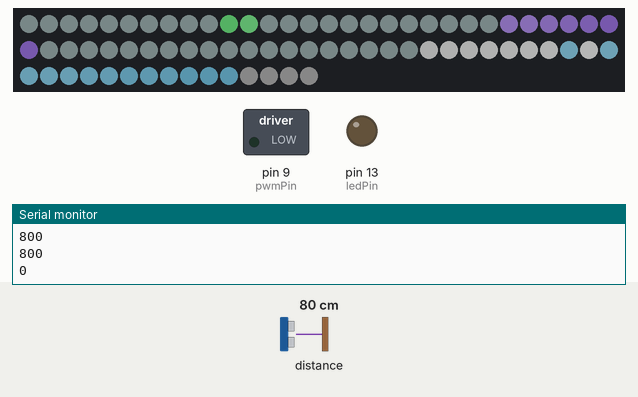
Recording of a sketch running on a simulated Arduino Uno, built with avr-gcc and run on an emulated ATmega328P. On the bench: 75 RGB LEDs in strip order, left to right, continuing on the next row, switched loads named in the sketch (green lamp = pin HIGH), output pins drawn as LEDs (lit = HIGH), the last lines printed to the serial monitor. The test bench sets the inputs (shaded band); at power-on: distance to the obstacle 80 cm. Dim RGB values are drawn brighter than linear.

Above: at 1.2 s.
1.3 s: distance to the obstacle set to 18 cm
At 1.59 s:
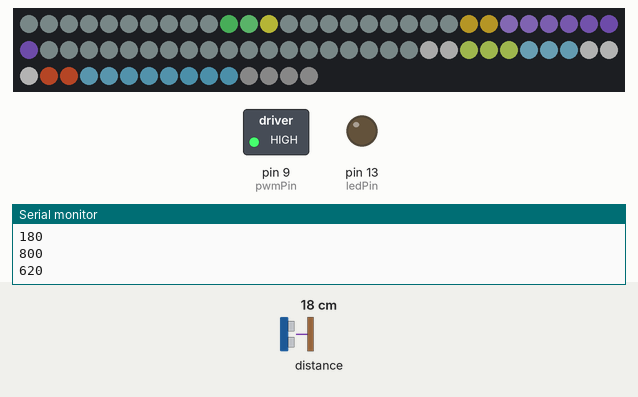
3.6 s: distance to the obstacle set to 13 cm
At 3.74 s:
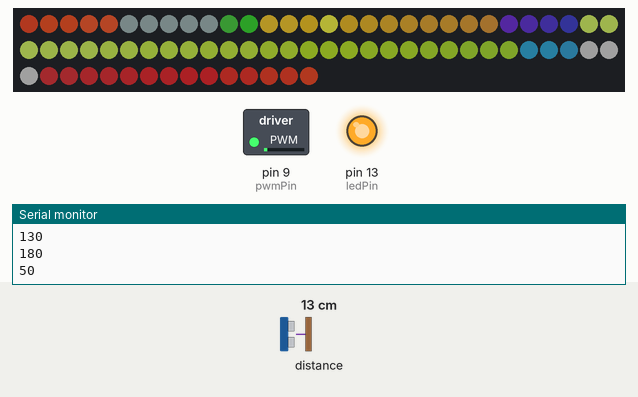
5.8 s: distance to the obstacle set to 250 cm
At 6.13 s:
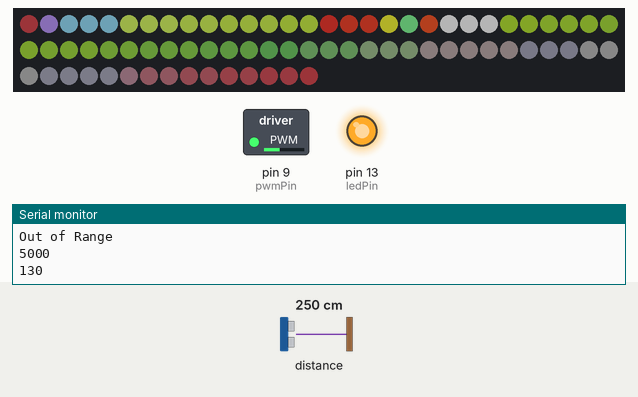
8.2 s: distance to the obstacle set to 205 cm
10.8 s: distance to the obstacle set to 195 cm
At 11.14 s:
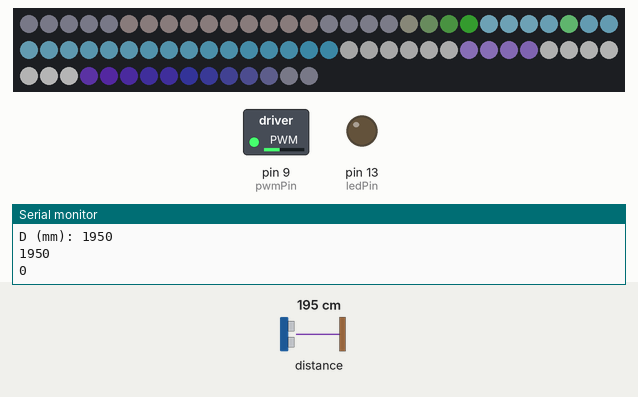
13.4 s: distance to the obstacle set to 2 cm
At 13.53 s:
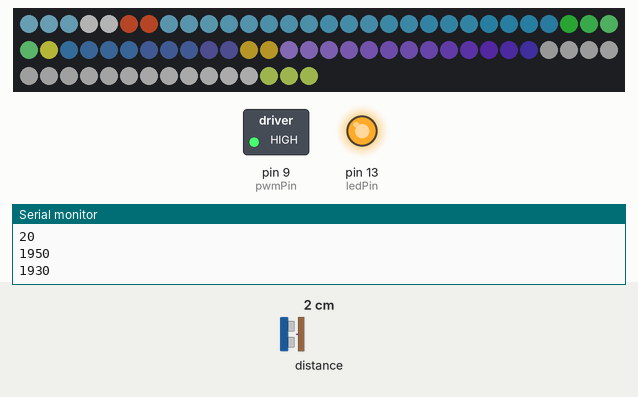
Timing chart, 0 to 16.4 s (numbered marks = the images above; inputs shaded):
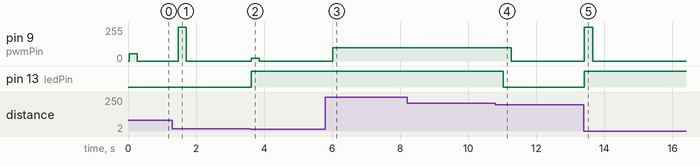

Measured:
- the behaviour switches between 16 and 15 cm on distance to the obstacle (found by bisection; images 1 and 2)
- the behaviour switches between 201 and 200 cm on distance to the obstacle (found by bisection; images 3 and 4)
- after the input at 1.3 s, pin 9 (pwmPin): 0/255 → 255/255 after 0.17 s, → 0/255 0.24 s later; the LEDs: change after 0.18 s (image 1)
- after the input at 3.6 s, pin 9 (pwmPin): 0/255 → 20/255 at once, → 0/255 0.24 s later; pin 13 (ledPin): LOW → HIGH at once
- after the input at 5.8 s, pin 9 (pwmPin): 0/255 → 99/255 after 0.21 s; the LEDs: change after 0.22 s (image 3)
- after the input at 10.8 s, pin 9 (pwmPin): 99/255 → 0/255 after 0.46 s; pin 13 (ledPin): HIGH → LOW after 0.22 s
- after the input at 13.4 s, pin 9 (pwmPin): 0/255 → 255/255 at once, → 0/255 0.24 s later; pin 13 (ledPin): LOW → HIGH at once; the LEDs: change at once (image 5)

The sketch:

pwm.ino
```cpp
/*
 * (C) 2024, juergen@fabmail.org, All right reserved, Distribute under GPLv2 or ask.
 *
 * 2024-06-10, v0.2, jw - initial draft
 *
 * This code is for an Arduino Nano board.
 *   Tools -> Board:    "Arduino Nano"
 *   Tools -> Processor "ATmega328p (old Bootloader)"  -> Overriding Baud Rate: 57600
 *   Tools -> Port:     "/dev/ttyUSB0"
 *
 *
 * D9   - IRLZ43N Gate Pin 1 (left)
 * GND  - IRLZ43N Source Pin 3 (right)
 * VIN  - +5V Power supply  ------------- Motor+
 *        IRLZ43N Drain Pin 2 (center) -- Motor-
 * GND  - VL53LXX-V2  GND
 * +5V  - VL53LXX-V2  VIN
 * A5   - VL53LXX-V2  SCL
 * A4   - VL53LXX-V2  SDA
 * D6   - WS2812B data_in
 *
 * Arduino-IDE -> Sketch -> Include Library -> Manage Libraries -> Adafruit VL53L0X
 * https://polluxlabs.net/arduino-tutorials/entfernungen-messen-mit-dem-vl53l0x-sensor-und-dem-arduino-uno/
 */

#include <Wire.h>
#include <Adafruit_VL53L0X.h>
#include <Adafruit_NeoPixel.h>


// Create an object of the VL53L0X sensor
Adafruit_VL53L0X lox = Adafruit_VL53L0X();

#define LONG_RANGE
// #define HIGH_SPEED
// #define HIGH_ACCURACY

// Constants
const int pwmPin = 9; // Pin 9 is connected to Timer1
const int ledPin = 13;  // Pin 13 has an onboard LED on most Arduino boards

#define WS2812_PIN 6

#define N_FLAMES 4              // number of flames
#define N_ADV_PER_STEP 3        // number of advancements per loop
#define NUM_PIXELS (3*25)   // how many LEDs we have
#define B(x) (x>>2)         // absolute brightness downscaler
#define DECAY_LIN_STEP 3
#define DECAY_LIN(x) (((x) > 10) ? ((x) - DECAY_LIN_STEP) : (x))
#define DECAY_PER_STEP 0.99     // decacy factor per advancement

#define MIN_PWM   55          // motor starts safely with this pwm.
#define MAX_PWM   255         // ICR1 keep in sync with setup()
#define IDLE_PWM  99          // motor speed with no sensor interaction

#define DIST_OUT_OF_RANGE 5000  // sensor cannot measure that far. This is the no measurement value.
#define MOTOR_SPEED 1.0       // range diff mm to pwm speed


Adafruit_NeoPixel pixels(NUM_PIXELS, WS2812_PIN, NEO_GRB + NEO_KHZ800);

typedef struct pingpong {
  // the value oszillates between min and max. The movement direction is vec = dir * spe, where dir is either +1 or -1.
  // we split the sign away, so that we can keep the direction even after speed was temporarily 0.
  int16_t val, min, max, spe, dir;
} pp;

struct flame {
  pp bright, bspeed, xpos, xspeed;
};

struct flame f[N_FLAMES];

struct rgb {
  uint8_t r, g, b;
};

char led_temperature = 0;   // cold: 0  .. warm: N_FLAMES


struct rgb fcolor[N_FLAMES*2] =
{
  // cool
  { B(133), B(255), B(155) },    // bright green
  { B(188), B(155), B(255) },    // bright blue
  { B(255), B(255), B(255) },    // white
  { B(155), B(225), B(255) },    // bright cyan
  // warm
  { B(255), B(255),  B(77) },    // bright yellow
  { B(255), B(211),  B(55) },    // bright peaches
  { B(255),  B(99),  B(55) },    // bright tomato
  { B(222), B(255), B(111) }     // bright lemon
};


#ifndef DECAY_LIN
unsigned char decay[256];
#endif

void setup_flames()
{
  //                 val, min, max, spe, dir
  f[0].bright = (pp){ 150, 127, 255, 7, +1 };
  f[1].bright = (pp){ 200, 127, 255, 9, -1 };
  f[2].bright = (pp){ 188, 127, 255, 3, +1 };
  f[3].bright = (pp){ 222, 127, 255, 1, +1 };

  f[0].bspeed = (pp){ 7*8, 5*8, 20*8,  7, -1 };
  f[1].bspeed = (pp){ 9*8, 7*8, 11*8, 10, +1 };
  f[2].bspeed = (pp){ 3*8, 0*8, 10*8,  3, +1 };
  f[3].bspeed = (pp){ 1*8, 0*8, 30*8, 22, +1 };

  f[0].xpos = (pp){ 222, 0, 16*3*25,  8, +1 };
  f[1].xpos = (pp){  50, 0, 16*3*25,  2, -1 };
  f[2].xpos = (pp){ 111, 0, 16*3*25, 15, +1 };
  f[3].xpos = (pp){ 278, 0, 16*3*25,  5, -1 };

  f[0].xspeed = (pp){ 8*8, 0*8, 13*8,  7, -1 };
  f[1].xspeed = (pp){ 2*8, 7*8, 23*8, 13, +1 };
  f[2].xspeed = (pp){15*8, 5*8, 17*8,  3, +1 };
  f[3].xspeed = (pp){ 5*8, 0*8,  7*8,  2, +1 };
#if N_FLAMES > 4
#error "main initializes only 4 flames"
#endif

#ifndef DECAY_LIN
  for (int i = 0; i < 256; i++)
     decay[i] = int(DECAC_PER_STEP * i);
//     decay[i] = (i > 10) ? i - DECAY_LIN_STEP : i;
#endif
}

void pp_advance(struct pingpong *p)
{
  p->val += p->dir * p->spe;
  if (p->val > p->max)
    {
      p->dir = -p->dir;
      // reflect back, go the same distance under max, that we were above max.
      p->val -= 2* (p->val - p->max);
    }
  if (p->val < p->min)
    {
      p->dir = -p->dir;
      // reflect back, go the same distance over min, that we were under min.
      p->val += 2* (p->min - p->val);
    }
}

// pp_set_speed only sets the magnitude of vec, but does not change the direction.
// Make sure vec fits within the limits of min and max,
// this is good to check here, as pp_advance() assumes, that one advancement can never hit both, min and max.
void pp_set_speed(struct pingpong *p, int vec)
{
  // vec = abs(vec);
  int vmax = p->max - p->min;
  if (vec > vmax) vec = vmax;
  if (vec < -vmax) vec = -vmax;
  p->spe = vec;
}

void flame_advance(struct flame *f)
{
  // nodulate a flame. its brightness changes
  pp_advance(&f->bright);
  pp_advance(&f->xpos);
  pp_advance(&f->xspeed);
 // pp_set_speed(&f->xpos,   f->xspeed.val >> 3); // divide by 8
 // pp_set_speed(&f->bright, f->bspeed.val >> 3); // divide by 8
}


void setup() {
  Serial.begin(115200);

  // wait until serial port opens for native USB devices
  while (! Serial) {
    delay(1);
  }
  Serial.println(F("Hello"));

  // Initialize I2C communication
  if (!lox.begin()) {
    Serial.println(F("VL53L0X fail, try POWERCYLE"));
      while (1);
  }
  Serial.println(F("VL53L0X booted"));

#ifdef LONG_RANGE
  // ~/Arduino/libraries/Adafruit_VL53L0X/src/Adafruit_VL53L0X.cpp:232
  lox.configSensor(lox.VL53L0X_SENSE_LONG_RANGE);
#endif

  pinMode(pwmPin, OUTPUT);
  pinMode(ledPin, OUTPUT);

  // Configure Timer1
  TCCR1A = 0; // Clear Timer/Counter Control Registers
  TCCR1B = 0;

  // Set to Fast PWM mode with ICR1 as top
  TCCR1A |= (1 << WGM11);
  TCCR1B |= (1 << WGM13) | (1 << WGM12);

  // TCCR1B |= (1 << CS12) | (0 << CS11) | (1 << CS10); // prescaler 1024
  // TCCR1B |= (1 << CS12) | (0 << CS11) | (0 << CS10);    // prescaler 256
  // TCCR1B |= (0 << CS12) | (1 << CS11) | (1 << CS10);    // prescaler 64
  // TCCR1B |= (0 << CS12) | (1 << CS11) | (0 << CS10);    // prescaler 8
  TCCR1B |= (0 << CS12) | (0 << CS11) | (1 << CS10);    // prescaler 1

  // Set ICR1 7800 Hz (assuming 16 MHz clock amd prescaler 8)
  // so that ICR1 receives a nice 255.
  // F_CPU / (Prescaler * Target frequency) - 1
  ICR1 = 255; // (16,000,000 / ( 8 * 7810 ) ) - 1

  // Initialize Timer1 Compare Output Mode to clear OC1A on compare match
  TCCR1A |= (1 << COM1A1);

  // Start with 0% duty cycle
  OCR1A = 0;

  pixels.begin();
  pixels.clear();

  setup_flames();

  // make some light to start with...
  for (int n = 0; n < 25; n++)
  {
    pixels.setPixelColor(n,    fcolor[0].r>>2, fcolor[0].g>>2, fcolor[0].b>>2);
    pixels.setPixelColor(n+25, fcolor[1].r>>2, fcolor[1].g>>2, fcolor[1].b>>2);
    pixels.setPixelColor(n+50, fcolor[2].r>>2, fcolor[2].g>>2, fcolor[2].b>>2);
  }
  pixels.show();
}

void decay_flames()
{
  uint32_t color;
  for (int i = 0; i < NUM_PIXELS; i++)
    {
      color = pixels.getPixelColor(i);
      unsigned char r = (color >> 16) & 0xff;
      unsigned char g = (color >> 8) & 0xff;
      unsigned char b = (color >> 0) & 0xff;
#ifdef DECAY_LIN
      pixels.setPixelColor(i, DECAY_LIN(r), DECAY_LIN(g), DECAY_LIN(b));
#else
      pixels.setPixelColor(i, decay[r], decay[g], decay[b]);
#endif
    }
//  Serial.println(color);
}

int16_t x[N_FLAMES] = { 10<<3, 30<<3, 50<<3, 70<<3 };
int8_t d[N_FLAMES] = { 1, -3, 5, -7 };

void advance_flames()
{
  for (uint8_t j = 0; j < N_ADV_PER_STEP; j++)
    {
      for (int i = 0; i < N_FLAMES; i++)
        {
//          int x = f[i].xpos.val >> 4;

//          uint8_t r = ((uint16_t)f[i].bright.val * fcolor[i+led_temperature].r)>>8;
//          uint8_t g = ((uint16_t)f[i].bright.val * fcolor[i+led_temperature].g)>>8;
//          uint8_t b = ((uint16_t)f[i].bright.val * fcolor[i+led_temperature].b)>>8;

          uint8_t r = fcolor[i+led_temperature].r;
          uint8_t g = fcolor[i+led_temperature].g;
          uint8_t b = fcolor[i+led_temperature].b;
          pixels.setPixelColor(x[i]>>3, pixels.Color(r, g, b));

          int16_t xi = x[i] + d[i];
          if (xi >= (NUM_PIXELS<<3)) x[i] = 0;
          else if (xi < 0) x[i] = (NUM_PIXELS<<3)-1;
          else x[i] = xi;

//          flame_advance(f+i);
        }
    }
  // Serial.println(f[0].bright.val);
}

#if 0
int interpolate_pwm(double perc)
{
  //      U/sec   RPM at 5V
  // 255: 3 sec   20
  // 192: 4 sec   15
  // 159: 5 sec   12
  // 136: 6 sec   10
  // 110: 8 sec   7,5
  // 94: 10 sec   6
  // 85: 12 sec   5
  // 73: 16 sec   3,75
  // 65: 20 sec   3
  // 61: 24 sec   2,5
  // 55: 30 sec   2   (slowest possible)

  if (perc < 10) return 0;
  double r = perc * 0.2; // reduce range from 0..100 to 0..20
  if (r > 12)
    return int((r-12)*(255-157)/(20-12)+157.5);
  return int((r-2)*(157-55)/(12-2)+55.5);
}
#endif

// int perc = 0;
int8_t dirstep = 1;
uint8_t pwm = 55;

void dist_to_led_temp(uint16_t dist) {
  if (dist < 300)
    led_temperature = 4;
  else if (dist < 400)
    led_temperature = 3;
  else if (dist < 600)
    led_temperature = 2;
  else if (dist < 800)
    led_temperature = 1;
  else
    led_temperature = 0;
}

uint16_t last_dist = 0;
void dist_to_motor_pwm(uint16_t dist) {
  Serial.println(dist);
  Serial.println(last_dist);
  if (dist == DIST_OUT_OF_RANGE) {
      pwm = IDLE_PWM;
      last_dist = 0;
      return;
    }
  if (last_dist != 0) {
    int16_t diff = (int16_t)(0.5 + abs((int16_t)last_dist - dist) * MOTOR_SPEED);
    Serial.println(diff);
    diff -= 30;
    if (diff < 0) {
      pwm = 0;
      return;     // don't update last_dist, so that things accumulate for next round.
    }
    if (diff <= MAX_PWM)
      pwm = diff;
    else
      pwm = MAX_PWM;
  }
  last_dist = dist;
}

void loop() {
  VL53L0X_RangingMeasurementData_t measure;
  lox.rangingTest(&measure, false);   // Pass 'true' to get debug data

  if (measure.RangeStatus != 4) {     // VL53L0X_RANGESTATUS_NONE
    Serial.print(F("D (mm): "));
    Serial.println(measure.RangeMilliMeter);
    dist_to_led_temp(measure.RangeMilliMeter);
    dist_to_motor_pwm(measure.RangeMilliMeter);
    digitalWrite(ledPin, (measure.RangeMilliMeter > 150) ? LOW : HIGH);     // Turn on/off the LED on pin 13
  } else {
    Serial.println(F("Out of Range"));
    dist_to_led_temp(DIST_OUT_OF_RANGE);
    dist_to_motor_pwm(DIST_OUT_OF_RANGE);
    digitalWrite(ledPin, HIGH);     // Turn on the LED on pin 13

  }

#if 0
  int pwm = interpolate_pwm(perc);
  perc += dirstep;
  if (perc > 100)
  {
    perc = 100;
    dirstep = -dirstep;
  }
  if (perc < 0)
  {
    perc = 0;
    dirstep = -dirstep;
  }
#endif
#if 0
  pwm += dirstep;
  if (pwm > 254)
    {
      dirstep = -1;
    }
  else if (pwm < 56)
    {
      dirstep = 1;
    }
#endif
//  digitalWrite(ledPin, (pwm < 200) ? LOW : HIGH);     // Turn on/off the LED on pin 13
  OCR1A = pwm;                      // set duty cycle

  decay_flames();
  advance_flames();
  pixels.show();

  delay(200);
}
```
